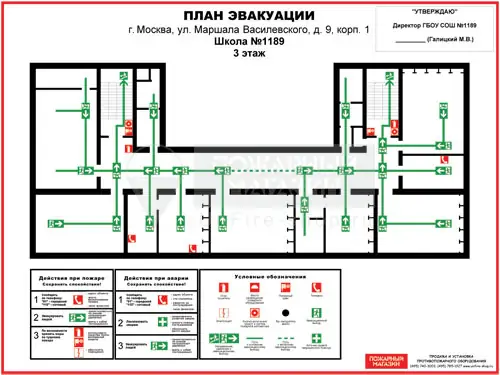
#> input picture img/1.png, 500 x 375 px; its folder holds only this picture in this run
$ jupyter execute occmap.ipynb   (shell and % lines are left out)
#> lines starting #> are read from the running program, lines starting #| are printed output that depends on the picture; after the words box and inside, x2 and y2 are one past the last pixel; in counts of white or black regions, pixels touching at a corner belong together
[cell 1]
from google.colab import drive
drive.mount('/content/drive/')

[cell 2]
%cd drive/My Drive/robot

[cell 3]
import cv2
import numpy as np
from google.colab.patches import cv2_imshow

[cell 4]
def findmap(img_vh):
  h, w = img_vh.shape
  l = w
  r = 0
  t = h
  b = 0
  min1 = max(h,w)
  min2 = max(h,w)

  for i in range(2*h//3):
    unique1, counts1 = np.unique(img_vh[i,:], return_counts=True)

    if min1 >= counts1[0]:
      min1 = counts1[0]
      l = i
    unique2, counts2 = np.unique(img_vh[h-i-1,:], return_counts=True)
    if min2 >= counts2[0]:
      min2 = counts2[0]
      r = h-i

  min1 = max(h,w)
  min2 = max(h,w)
  for i in range(2*w//3):
    unique1, counts1 = np.unique(img_vh[:,i], return_counts=True)

    if min1 >= counts1[0]:
      min1 = counts1[0]
      t = i

    unique2, counts2 = np.unique(img_vh[:,w-i-1], return_counts=True)

    if min2 >= counts2[0]:
      min2 = counts2[0]
      b = w-i
  #return l,r,t,b
  return t, l, b, r

[cell 5]
def find_img_vh(file):
#> called with file = 'img/1.png'
  img = cv2.imread(file,0)
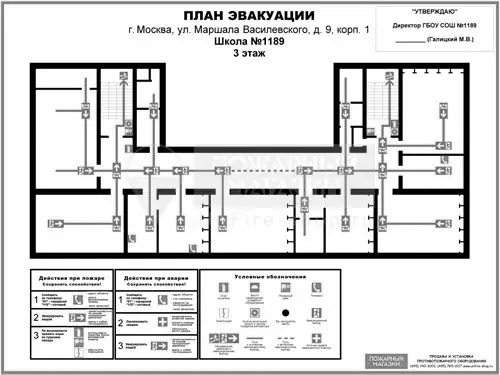
#> img: shape (375, 500); min 0, max 255, mean 217.7
  img.shape
  #thresholding the image to a binary image
  thresh,img_bin = cv2.threshold(img,128,255,cv2.THRESH_BINARY |cv2.THRESH_OTSU)
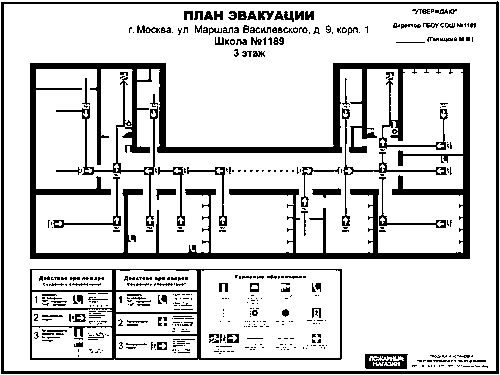
#> img_bin: shape (375, 500); 82.8% white; 476 black regions (368 under 20 px), largest, box (x1, y1, x2, y2) and area: (30, 63, 470, 259) 16035, (1, 1, 499, 374) 4693, (30, 269, 342, 360) 2994
#> thresh = 160
  #inverting the image
  img_bin = 255-img_bin

  # Length(width) of kernel as 100th of total width
  kernel_len = np.array(img).shape[1]//100
#> kernel_len = 5
  # Defining a vertical kernel to detect all vertical lines of image
  ver_kernel = cv2.getStructuringElement(cv2.MORPH_RECT, (1, kernel_len))
#> ver_kernel = [1, 1, 1, 1, 1]
  # Defining a horizontal kernel to detect all horizontal lines of image
  hor_kernel = cv2.getStructuringElement(cv2.MORPH_RECT, (kernel_len, 1))
#> hor_kernel = [[1, 1, 1, 1, 1]]
  # A kernel of 2x2
  kernel = cv2.getStructuringElement(cv2.MORPH_RECT, (2, 2))

  #Use vertical kernel to detect and save the vertical lines in a jpg
  image_1 = cv2.erode(img_bin, ver_kernel, iterations=3)
#> image_1: shape (375, 500); 5.3% white; 47 white regions (11 under 20 px), largest, box (x1, y1, x2, y2) and area: (463, 69, 470, 253) 1288, (30, 69, 36, 253) 1104, (496, 7, 499, 368) 1081
  vertical_lines = cv2.dilate(image_1, ver_kernel, iterations=3)
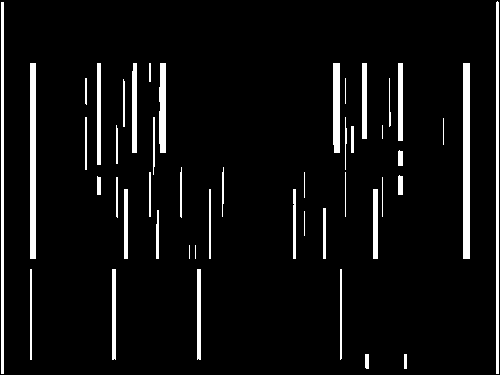
#> vertical_lines: shape (375, 500); 6.2% white; 47 white regions (3 under 20 px), largest, box (x1, y1, x2, y2) and area: (463, 63, 470, 259) 1372, (30, 63, 36, 259) 1176, (496, 1, 499, 374) 1117

  #Use horizontal kernel to detect and save the horizontal lines in a jpg
  image_2 = cv2.erode(img_bin, hor_kernel, iterations=3)
#> image_2: shape (375, 500); 6.4% white; 75 white regions (36 under 20 px), largest, box (x1, y1, x2, y2) and area: (36, 253, 464, 259) 2568, (7, 371, 493, 374) 1458, (163, 147, 336, 153) 1037
  horizontal_lines = cv2.dilate(image_2, hor_kernel, iterations=3)
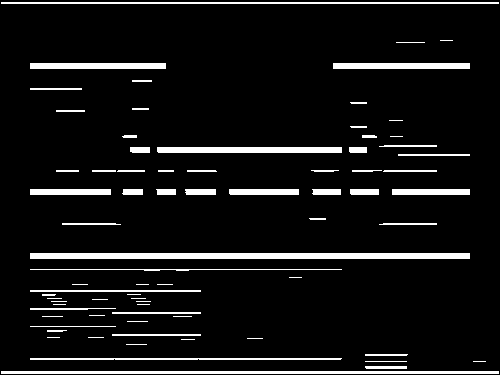
#> horizontal_lines: shape (375, 500); 7.6% white; 75 white regions (22 under 20 px), largest, box (x1, y1, x2, y2) and area: (30, 253, 470, 259) 2640, (1, 371, 499, 374) 1494, (157, 147, 342, 153) 1109

  # Combine horizontal and vertical lines in a new third image, with both having same weight.
  img_vh = cv2.addWeighted(vertical_lines, 0.5, horizontal_lines, 0.5, 0.0)
  #Eroding and thesholding the image
  img_vh = cv2.erode(~img_vh, kernel, iterations=2)
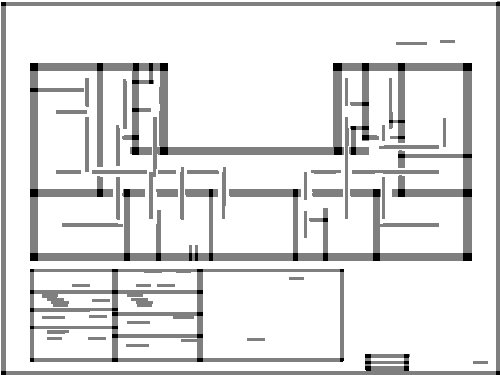
#> img_vh: shape (375, 500); min 0, max 255, mean 226.4
  thresh, img_vh = cv2.threshold(img_vh,128,255, cv2.THRESH_BINARY | cv2.THRESH_OTSU)
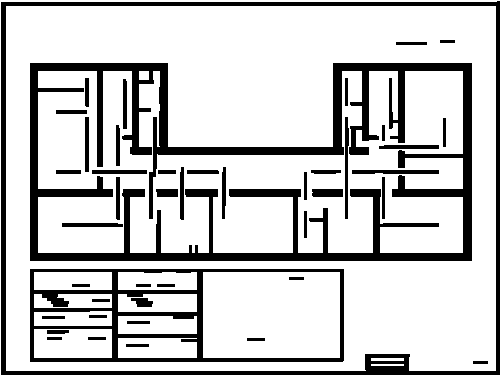
#> img_vh: shape (375, 500); 79% white; 45 black regions
#> thresh = 127
  return img_vh

def crop_map(file):
  img_vh = find_img_vh(file)
  x1,y1,x2,y2=findmap(img_vh)
#> the loop in findmap, `for i in range(2*h//3):` made 250 passes
#> (unique1, counts1, min1, counts2, min2) on passes 1 to 2: ([255], [500], 500, [499, 1], 499), ([0, 255], [3, 497], 3, [499, 1], 499)
#> (unique1, counts1, counts2, min2) on passes 5, 10, 11: ([0, 255], [499, 1], [52, 448], 52), ([0, 255], [9, 491], [20, 480], 20), ([0, 255], [9, 491], [20, 480], 20)
#> after the loop in findmap, `for i in range(2*h//3):`: l = 1; min1 = 3; min2 = 9; r = 262
#> the loop in findmap, `for i in range(2*w//3):` made 333 passes
#> (unique1, counts1, min1, counts2, min2) on passes 1, 2, 3, 5, 6: ([255], [375], 375, [374, 1], 374), ([0, 255], [373, 2], 373, [374, 1], 374), ([0, 255], [373, 2], 373, [374, 1], 374), ([0, 255], [373, 2], 373, [8, 367], 8), ([0, 255], [373, 2], 373, [8, 367], 8)
#> (unique1, counts1, min1, counts2) on passes 13 to 18: ([0, 255], [8, 367], 8, [11, 364]), ([0, 255], [8, 367], 8, [11, 364]), ([0, 255], [8, 367], 8, [11, 364]), ([0, 255], [8, 367], 8, [11, 364]), ([0, 255], [8, 367], 8, [11, 364]), ([0, 255], [8, 367], 8, [11, 364])
#> after the loop in findmap, `for i in range(2*w//3):`: b = 473; min1 = 8; t = 29
#> x1 = 29; y1 = 1; x2 = 473; y2 = 262
  img = cv2.imread(file,1)
#> img is the input picture: shape (375, 500, 3); mean B, G, R 214, 216.2, 218.9
  return img[y1:y2, x1:x2]
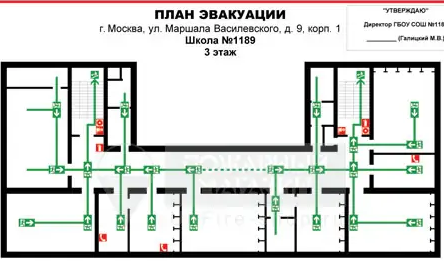
#> returned value: shape (261, 444, 3); mean of channels 0, 1, 2 208.7, 211.8, 209.5; drawn as B, G, R


def occ_map(file):
  img = crop_map(file)

  gray=cv2.threshold(img,200,255,cv2.THRESH_BINARY)[1]
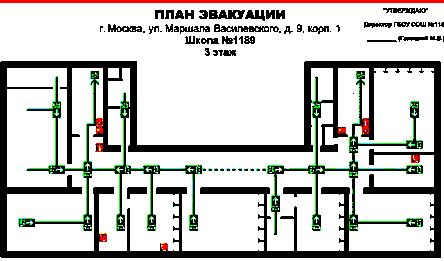
#> gray: shape (261, 444, 3); mean of channels 0, 1, 2 194.4, 198.1, 197.5; drawn as B, G, R
  #gray=cv2.blur(gray,(15,1))
  dilate_kernel = cv2.getStructuringElement(cv2.MORPH_RECT, (1,1))
  #dilate = cv2.erode(th, dilate_kernel, iterations=1)

  dilate = cv2.dilate(gray, dilate_kernel, iterations=1)
  dilate=cv2.cvtColor(dilate,cv2.COLOR_BGR2GRAY)
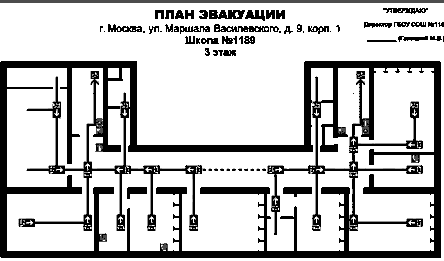
#> dilate: shape (261, 444); min 0, max 255, mean 197.5
  contours,hierarchy = cv2.findContours(dilate,cv2.RETR_TREE ,cv2.CHAIN_APPROX_NONE )
#> contours = 194 contours, 146 with area under 20; largest, box (x1, y1, x2, y2) and area: (7, 68, 434, 251) 47673, (0, 0, 444, 261) 41780, (213, 23, 270, 33) 360, (208, 9, 246, 20) 322, (282, 186, 313, 198) 248
  drawing = np.zeros(img.shape, np.uint8)
  h,w,c = drawing.shape
#> h = 261; w = 444; c = 3
  min_area = h*w//100
#> min_area = 1158
  for cnt in contours:
      area = cv2.contourArea(cnt)
      if area>min_area:
          cv2.drawContours(drawing,[cnt],0,(255,255,255),1)
#> this loop made 194 passes
#> area on passes 57, 58, 99: 90, 47673, 41780.5
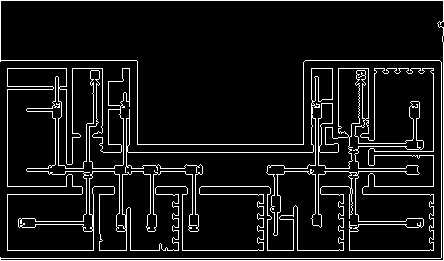
#> drawing: shape (261, 444, 3); 8.5% white in thin lines or dots

  return drawing

$ run again, on img/14.png
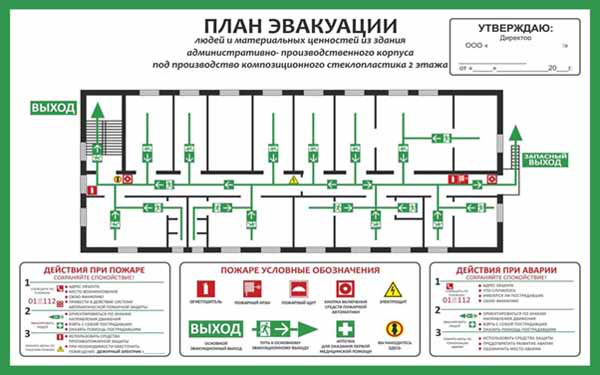
#> input picture img/14.png, 600 x 375 px
#> in find_img_vh, `thresh,img_bin = cv2.threshold(img,128,255,cv2.THRESH_BINARY |cv2.THRE..`:
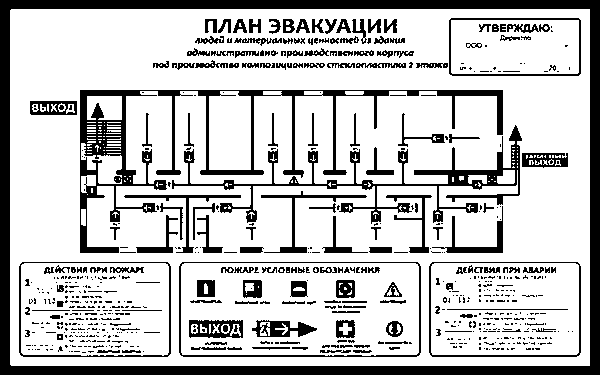
#> img_bin: shape (375, 600); 77% white; 650 black regions (467 under 20 px), largest, box (x1, y1, x2, y2) and area: (0, 0, 600, 375) 17942, (80, 90, 503, 253) 7562, (172, 125, 522, 224) 4298
#> in find_img_vh, `thresh,img_bin = cv2.threshold(img,128,255,cv2.THRESH_BINARY |cv2.THRE..`: thresh = 180
#> image_1: shape (375, 600); 6.4% white; 86 white regions (32 under 20 px), largest, box (x1, y1, x2, y2) and area: (0, 0, 600, 375) 9242, (80, 99, 87, 247) 512, (121, 99, 126, 180) 325
#> vertical_lines: shape (375, 600); 10.3% white; 83 white regions (9 under 20 px), largest, box (x1, y1, x2, y2) and area: (0, 0, 600, 375) 14468, (80, 93, 87, 256) 872, (121, 93, 127, 189) 416
#> image_2: shape (375, 600); 9.1% white; 122 white regions (52 under 20 px), largest, box (x1, y1, x2, y2) and area: (0, 0, 600, 375) 12587, (89, 90, 497, 96) 1220, (423, 170, 497, 176) 376
#> horizontal_lines: shape (375, 600); 13.7% white; 121 white regions (20 under 20 px), largest, box (x1, y1, x2, y2) and area: (0, 0, 600, 375) 17942, (83, 90, 506, 96) 1820, (417, 168, 523, 176) 527
#> in find_img_vh, `thresh, img_vh = cv2.threshold(img_vh,128,255, cv2.THRESH_BINARY | cv2..`: thresh = 127
#> the loop in findmap, `for i in range(2*h//3):` made 250 passes
#> (unique1, counts1, min1, unique2, counts2, min2) on passes 1 to 8: ([0], [600], 600, [0], [600], 600), ([0], [600], 600, [0], [600], 600), ([0], [600], 600, [0], [600], 600), ([0], [600], 600, [0], [600], 600), ([0], [600], 600, [0], [600], 600), ([0], [600], 600, [0], [600], 600), ([0], [600], 600, [0], [600], 600), ([0], [600], 600, [0], [600], 600)
#> after the loop in findmap, `for i in range(2*h//3):`: l = 89; min1 = 25; r = 259
#> the loop in findmap, `for i in range(2*w//3):` made 400 passes
#> (unique1, counts1, min1, unique2, counts2, min2) on passes 1 to 8: ([0], [375], 375, [0], [375], 375), ([0], [375], 375, [0], [375], 375), ([0], [375], 375, [0], [375], 375), ([0], [375], 375, [0], [375], 375), ([0], [375], 375, [0], [375], 375), ([0], [375], 375, [0], [375], 375), ([0], [375], 375, [0], [375], 375), ([0], [375], 375, [0], [375], 375)
#> after the loop in findmap, `for i in range(2*w//3):`: b = 586; min1 = 23
#> y1 = 89; x2 = 586; y2 = 259
#> in crop_map, img is the input picture: shape (375, 600, 3); mean B, G, R 212.1, 220.3, 210.3
#> contours = 304 contours, 270 with area under 20; largest, box (x1, y1, x2, y2) and area: (64, 7, 495, 158) 43904, (0, 0, 563, 170) 24561, (186, 7, 228, 81) 2993, (6, 11, 55, 27) 718, (498, 63, 546, 80) 704
#> the loop in occ_map, `for cnt in contours:` made 304 passes
#> cnt on passes 25 to 27: [[158, 160], [158, 161], [159, 160]], [[154, 160], [154, 161]], [[150, 160], [150, 161], [151, 161]]
#> after the loop in occ_map, `for cnt in contours:`:
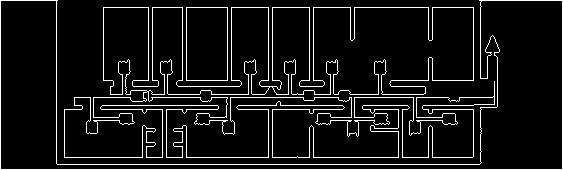
#> drawing: shape (170, 563, 3); 8% white in thin lines or dots

$ run again, on img/10.png
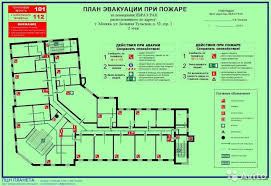
#> input picture img/10.png, 271 x 186 px
#> in find_img_vh, `thresh,img_bin = cv2.threshold(img,128,255,cv2.THRESH_BINARY |cv2.THRE..`: thresh = 157
#> image_1: shape (186, 271); 4.2% white in thin lines or dots
#> vertical_lines: shape (186, 271); 6.2% white; 160 white regions (129 under 20 px), largest, box (x1, y1, x2, y2) and area: (8, 25, 47, 40) 536, (266, 5, 269, 183) 358, (8, 8, 36, 16) 196
#> image_2: shape (186, 271); 6% white in thin lines or dots
#> horizontal_lines: shape (186, 271); 8.1% white in thin lines or dots
#> in find_img_vh, `thresh, img_vh = cv2.threshold(img_vh,128,255, cv2.THRESH_BINARY | cv2..`: thresh = 127
#> the loop in findmap, `for i in range(2*h//3):` made 124 passes
#> (unique1, counts1, min1, unique2, counts2, min2) on passes 1 to 2: ([255], [271], 271, [255], [271], 271), ([255], [271], 271, [0, 255], [4, 267], 4)
#> after the loop in findmap, `for i in range(2*h//3):`: l = 18; min1 = 22; min2 = 4; r = 184
#> the loop in findmap, `for i in range(2*w//3):` made 180 passes
#> (unique1, counts1, min1, counts2, min2) on passes 1, 5, 6, 7, 8: ([255], [186], 186, [181, 5], 181), ([0, 255], [178, 8], 178, [9, 177], 9), ([0, 255], [7, 179], 7, [6, 180], 6), ([0, 255], [7, 179], 7, [6, 180], 6), ([0, 255], [7, 179], 7, [6, 180], 6)
#> after the loop in findmap, `for i in range(2*w//3):`: b = 257; min1 = 7; min2 = 3; t = 7
#> y1 = 18; x2 = 257; y2 = 184
#> in crop_map, img is the input picture: shape (186, 271, 3); mean B, G, R 154.6, 222.7, 157
#> contours = 494 contours, 408 with area under 20; largest, box (x1, y1, x2, y2) and area: (0, 0, 250, 166) 40232, (22, 74, 189, 149) 6028, (1, 18, 84, 146) 4592, (110, 92, 167, 141) 696, (128, 92, 167, 109) 509
#> the loop in occ_map, `for cnt in contours:` made 494 passes
#> area on passes 4, 28, 29: 40232, 50, 48
#> after the loop in occ_map, `for cnt in contours:`:
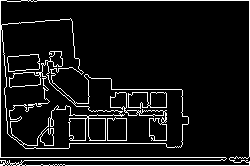
#> drawing: shape (166, 250, 3); 8.4% white in thin lines or dots
